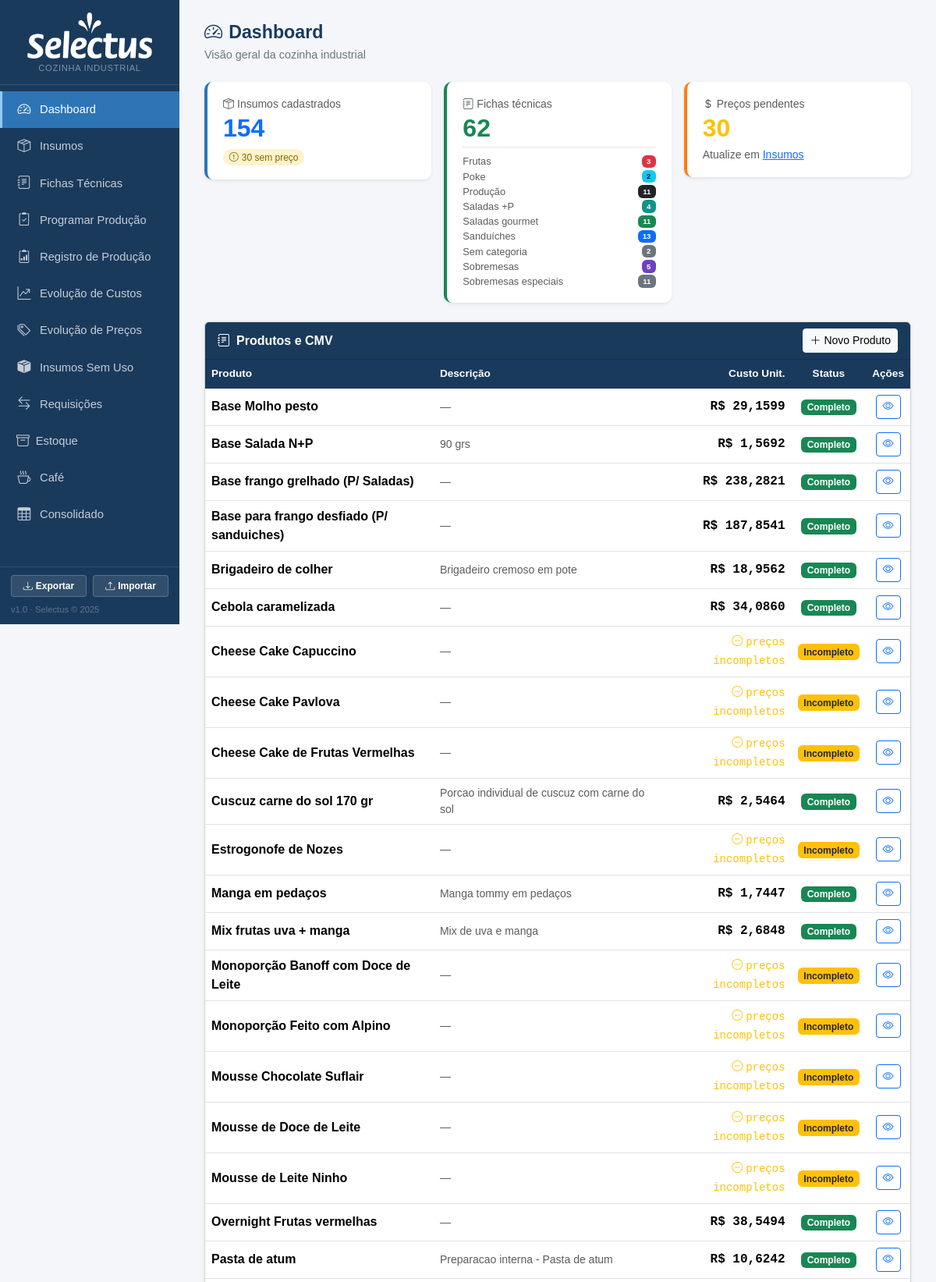
The page / (upper part) on the database its author committed.
### tables this page shows
CREATE TABLE produtos (
            id INTEGER PRIMARY KEY AUTOINCREMENT,
            nome TEXT NOT NULL,
            descricao TEXT,
            rendimento REAL DEFAULT 1,
            unidade_rendimento TEXT DEFAULT 'un'
        , categoria TEXT, valor_referencia REAL, status_revisao TEXT DEFAULT 'nao_revisada', status_revisao_custo TEXT DEFAULT 'nao_revisado', data_revisao TEXT, data_revisao_custo TEXT, ativo INTEGER NOT NULL DEFAULT 1, observacao TEXT);

### app.py (the view)
@app.route('/')
def index():
    db = get_db()
    n_ins  = db.execute('SELECT COUNT(*) FROM insumos').fetchone()[0]
    n_prod = db.execute('SELECT COUNT(*) FROM produtos').fetchone()[0]
    s_prec = db.execute('SELECT COUNT(*) FROM insumos WHERE preco_compra IS NULL AND produto_vinculado_id IS NULL').fetchone()[0]
    prods  = db.execute('SELECT * FROM produtos ORDER BY nome').fetchall()
    cats_count = db.execute('''SELECT COALESCE(categoria,'Sem categoria') as cat, COUNT(*) as n
                               FROM produtos GROUP BY cat ORDER BY cat''').fetchall()
    db.close()
    cards = [{'id': p['id'], 'nome': p['nome'], 'descricao': p['descricao'],
              **dict(zip(['custo','completo'], custo_produto(p['id'])))} for p in prods]
    cat_map = {nome: cls for nome, cls in CATEGORIAS}
    return render_template('index.html', n_ins=n_ins, n_prod=n_prod, s_prec=s_prec, cards=cards, cats_count=cats_count, cat_map=cat_map)

### app.py (called while the page is built)
def _to_br(value, decimals):
    if value is None:
        return '—'
    s = f'{float(value):,.{decimals}f}'
    return s.replace(',', 'X').replace('.', ',').replace('X', '.')

@app.template_filter('brl')
def brl_filter(value, decimals=2):
    return 'R$ ' + _to_br(value, decimals)

def get_db():
    c = sqlite3.connect(DB)
    c.row_factory = sqlite3.Row
    c.execute("PRAGMA foreign_keys = ON")
    return c

def count_alertas():
    try:
        db = get_db()
        n = db.execute('''SELECT COUNT(*) FROM insumos
                          WHERE estoque_minimo > 0 AND COALESCE(estoque_atual,0) < estoque_minimo''').fetchone()[0]
        db.close()
        return n
    except:
        return 0

@app.context_processor
def inject_alertas():
    return dict(n_alertas=count_alertas())

### templates/index.html (shortened to what this page needs)
{% extends "base.html" %}
{% block content %}
<div class="page-header">
  <h1><i class="bi bi-speedometer2 me-2"></i>Dashboard</h1>
  <p>Visão geral da cozinha industrial</p>
</div>
<div class="row g-3 mb-4">
  <div class="col-sm-4">
    <div class="card stat-card shadow-sm" style="border-left:4px solid #2e75b6">
      <div class="card-body">
        <div class="text-muted small mb-1"><i class="bi bi-box-seam me-1"></i>Insumos cadastrados</div>
        <div class="stat-num text-primary">{{ n_ins }}</div>
        {% if s_prec > 0 %}
        <div class="mt-2">
          <span class="badge badge-sem-preco rounded-pill">
            <i class="bi bi-exclamation-circle me-1"></i>{{ s_prec }} sem preço
          </span>
        </div>
        {% endif %}
      </div>
    </div>
  </div>
  <div class="col-sm-4">
    <div class="card stat-card shadow-sm" style="border-left:4px solid #198754">
      <div class="card-body">
        <div class="text-muted small mb-1"><i class="bi bi-journal-text me-1"></i>Fichas técnicas</div>
        <div class="stat-num text-success">{{ n_prod }}</div>
        <div class="mt-2 pt-2 border-top">
          {% for row in cats_count %}
          <div class="d-flex justify-content-between align-items-center py-0" style="font-size:.8rem">
            <span class="text-muted">{{ row.cat }}</span>
            <span class="badge {{ cat_map.get(row.cat, 'bg-secondary') }} ms-1">{{ row.n }}</span>
          </div>
          {% endfor %}
        </div>
      </div>
    </div>
  </div>
  <div class="col-sm-4">
    <div class="card stat-card shadow-sm" style="border-left:4px solid #fd7e14">
      <div class="card-body">
        <div class="text-muted small mb-1"><i class="bi bi-currency-dollar me-1"></i>Preços pendentes</div>
        <div class="stat-num {{ 'text-warning' if s_prec > 0 else 'text-success' }}">{{ s_prec }}</div>
        <div class="mt-2 small text-muted">
          {% if s_prec == 0 %}Todos os preços preenchidos{% else %}Atualize em <a href="{{ url_for('insumos_lista') }}">Insumos</a>{% endif %}
        </div>
      </div>
    </div>
  </div>
</div>
<div class="card shadow-sm">
  <div class="card-header d-flex justify-content-between align-items-center py-2" style="background:#1a3a5c">
    <span class="text-white fw-semibold"><i class="bi bi-journal-text me-2"></i>Produtos e CMV</span>
    <a href="{{ url_for('ficha_nova') }}" class="btn btn-sm btn-light">
      <i class="bi bi-plus-lg me-1"></i>Novo Produto
    </a>
  </div>
  <div class="card-body p-0">
    {% if cards %}
    <table class="table table-hover mb-0">
      <thead>
        <tr>
          <th>Produto</th>
          <th>Descrição</th>
          <th class="text-end">Custo Unit.</th>
          <th class="text-center">Status</th>
          <th class="text-center">Ações</th>
        </tr>
      </thead>
      <tbody>
        {% for c in cards %}
        <tr>
          <td class="fw-semibold">{{ c.nome }}</td>
          <td class="text-muted small">{{ c.descricao or '—' }}</td>
          <td class="text-end font-monospace">
            {% if c.completo %}
              <strong>{{ c.custo|brl(4) }}</strong>
            {% else %}
              <span class="text-warning small"><i class="bi bi-dash-circle me-1"></i>preços incompletos</span>
            {% endif %}
          </td>
          <td class="text-center">
            {% if c.completo %}
              <span class="badge bg-success">Completo</span>
            {% else %}
              <span class="badge bg-warning text-dark">Incompleto</span>
            {% endif %}
          </td>
          <td class="text-center">
            <a href="{{ url_for('ficha_ver', id=c.id) }}" class="btn btn-sm btn-outline-primary">
              <i class="bi bi-eye"></i>
            </a>
          </td>
        </tr>
        {% endfor %}
      </tbody>
    </table>
    {% else %}
    <div class="text-center py-5 text-muted">
      <i class="bi bi-journal-plus" style="font-size:2.5rem"></i>
      <p class="mt-2">Nenhum produto cadastrado ainda.</p>
      <a href="{{ url_for('ficha_nova') }}" class="btn btn-primary">Criar primeiro produto</a>
    </div>
    {% endif %}
  </div>
</div>
{% endblock %}

### templates/base.html (style rules this page uses)
:root { --sidebar-bg: #1a3a5c; --sidebar-hover: #264f7a; --sidebar-active: #2e75b6; --accent: #2e75b6; }
body { background: #f4f6f9; font-family: Arial, sans-serif; }
.page-header { margin-bottom: 24px; }
.page-header h1 { font-size: 1.45rem; font-weight: 700; color: #1a3a5c; margin: 0; }
.page-header p { color: #6c757d; margin: 4px 0 0; font-size: .9rem; }
.stat-card { border: none; border-radius: 10px; }
.stat-card .card-body { padding: 18px 20px; }
.stat-num { font-size: 2rem; font-weight: 700; line-height: 1; }
.table thead th { background: #1a3a5c; color: #fff; border: none; font-size: .85rem; font-weight: 600; }
.table td, .table th { vertical-align: middle; }
.badge-sem-preco { background: #fff3cd; color: #856404; font-weight: 500; }
.bg-purple { background-color: #6f42c1 !important; color: #fff; }
.bg-teal { background-color: #0d9488 !important; color: #fff; }

### rows shown on the page
produtos: nome "Base Molho pesto", descricao "—", custo|brl "R$ 29,1599", shows "Completo"
produtos: nome "Base Salada N+P", descricao "90 grs", custo|brl "R$ 1,5692", shows "Completo"
produtos: nome "Base frango grelhado (P/ Saladas)", descricao "—", custo|brl "R$ 238,2821", shows "Completo"
produtos: nome "Base para frango desfiado (P/ sanduiches)", descricao "—", custo|brl "R$ 187,8541", shows "Completo"
produtos: nome "Brigadeiro de colher", descricao "Brigadeiro cremoso em pote", custo|brl "R$ 18,9562", shows "Completo"
produtos: nome "Cebola caramelizada", descricao "—", custo|brl "R$ 34,0860", shows "Completo"
produtos: nome "Cheese Cake Capuccino", descricao "—", shows "preços incompletos", shows "Incompleto"
produtos: nome "Cheese Cake Pavlova", descricao "—", shows "preços incompletos", shows "Incompleto"
produtos: nome "Cheese Cake de Frutas Vermelhas", descricao "—", shows "preços incompletos", shows "Incompleto"
produtos: nome "Cuscuz carne do sol 170 gr", descricao "Porcao individual de cuscuz com carne do sol", custo|brl "R$ 2,5464", shows "Completo"
produtos: nome "Estrogonofe de Nozes", descricao "—", shows "preços incompletos", shows "Incompleto"
produtos: nome "Manga em pedaços", descricao "Manga tommy em pedaços", custo|brl "R$ 1,7447", shows "Completo"
produtos: nome "Mix frutas uva + manga", descricao "Mix de uva e manga", custo|brl "R$ 2,6848", shows "Completo"
produtos: nome "Monoporção Banoff com Doce de Leite", descricao "—", shows "preços incompletos", shows "Incompleto"
produtos: nome "Monoporção Feito com Alpino", descricao "—", shows "preços incompletos", shows "Incompleto"
produtos: nome "Mousse Chocolate Suflair", descricao "—", shows "preços incompletos", shows "Incompleto"
produtos: nome "Mousse de Doce de Leite", descricao "—", shows "preços incompletos", shows "Incompleto"
produtos: nome "Mousse de Leite Ninho", descricao "—", shows "preços incompletos", shows "Incompleto"
produtos: nome "Overnight Frutas vermelhas", descricao "—", custo|brl "R$ 38,5494", shows "Completo"
produtos: nome "Pasta de atum", descricao "Preparacao interna - Pasta de atum", custo|brl "R$ 10,6242", shows "Completo"

### other values the page prints
{{ n_ins }} "154"
{{ s_prec }} "30"
{{ n_prod }} "62"
{{ row.cat }} "Frutas" "Poke" "Produção" "Saladas +P" "Saladas gourmet" "Sanduíches" "Sem categoria" "Sobremesas" "Sobremesas especiais"
{{ row.n }} "3" "2" "11" "4" "11" "13" "2" "5" "11"
